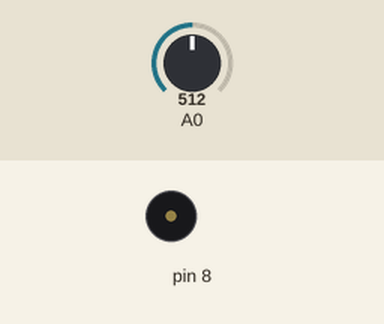
Recording of a sketch running on a simulated Arduino Uno, built with avr-gcc and run on an emulated ATmega328P. Parts: buzzer (waves = sounding). Inputs (shaded band) come from the test bench; at power-on: A0 = 512.

Above: at 0.88 s.
1.3 s: A0 set to 0
At 1.9 s:
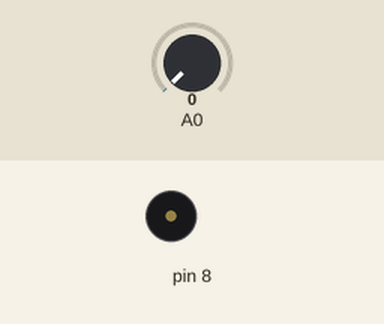
2.9 s: A0 set to 122
At 4.17 s:
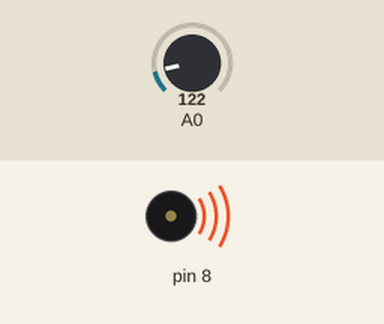
Timing chart, 0 to 11.9 s (numbered marks = the images above; inputs shaded):
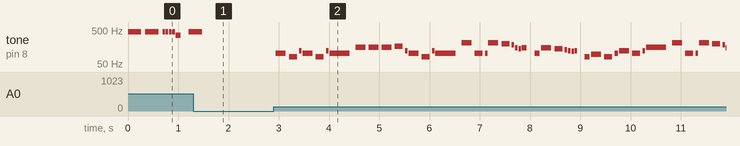

The sketch:

sketch_dec29a.ino
```cpp
#include "pitches.h"
//#include "jingle_bells.h"
//#include "ode_to_joy.h"
#include "imperial_march.h"
//#include "ey_iran.h"

float scale = 0;

void setup() {
  // put your setup code here, to run once:

}

void loop() {
  // put your main code here, to run repeatedly:
  for(int note = 0; note < sizeof(melody)/sizeof(int); note++){
    scale = analogRead(A0)/512.0;
    int note_duration = 800/noteDurations[note];
    tone(8, (int)(melody[note]*scale), note_duration);
    delay((int)(note_duration * 1.3));
  }
}
```

imperial_march.h
```cpp
int melody[] = {

NOTE_A4, NOTE_A4, NOTE_A4, NOTE_A4, NOTE_A4, NOTE_A4, NOTE_F4, 0,
NOTE_A4, NOTE_A4, NOTE_A4, NOTE_A4, NOTE_A4, NOTE_A4, NOTE_F4, 0,
NOTE_A4, NOTE_A4, NOTE_A4, NOTE_F4, NOTE_C5,

NOTE_A4, NOTE_F4, NOTE_C5, NOTE_A4,
NOTE_E5, NOTE_E5, NOTE_E5, NOTE_F5, NOTE_C5,
NOTE_A4, NOTE_F4, NOTE_C5, NOTE_A4,

NOTE_A5, NOTE_A4, NOTE_A4, NOTE_A5, NOTE_GS5, NOTE_G5,
NOTE_DS5, NOTE_D5, NOTE_DS5, 0, NOTE_A4, NOTE_DS5, NOTE_D5, NOTE_CS5,

NOTE_C5, NOTE_B4, NOTE_C5, 0, NOTE_F4, NOTE_GS4, NOTE_F4, NOTE_A4,
NOTE_C5, NOTE_A4, NOTE_C5, NOTE_E5,

NOTE_A5, NOTE_A4, NOTE_A4, NOTE_A5, NOTE_GS5, NOTE_G5,
NOTE_DS5, NOTE_D5, NOTE_DS5, 0, NOTE_A4, NOTE_DS5, NOTE_D5, NOTE_CS5,

NOTE_C5, NOTE_B4, NOTE_C5, 0, NOTE_F4, NOTE_GS4, NOTE_F4, NOTE_A4,
NOTE_A4, NOTE_F4, NOTE_C5, NOTE_A4

};

int noteDurations[] = {
3, 3, 16, 16, 16, 16, 8, 8,
3, 3, 16, 16, 16, 16, 8, 8,
4, 4, 4, 5, 16,

4, 5, 16, 2,
4, 4, 4, 5, 16,
4, 5, 16, 2,

4, 5, 16, 4, 5, 16,
16, 16, 8, 8, 8, 4, 5, 16,

16, 16, 16, 8, 8, 4, 5, 11,
4, 5, 16, 2,

4, 5, 16, 4, 5, 16,
16, 16, 8, 8, 8, 4, 5, 11,

16, 16, 16, 8, 8, 8, 4, 5, 11,
4, 5, 16, 2
};
```

pitches.h
```cpp
#define NOTE_B0  31
#define NOTE_C1  33
#define NOTE_CS1 35
#define NOTE_D1  37
#define NOTE_DS1 39
#define NOTE_E1  41
#define NOTE_F1  44
#define NOTE_FS1 46
#define NOTE_G1  49
#define NOTE_GS1 52
#define NOTE_A1  55
#define NOTE_AS1 58
#define NOTE_B1  62
#define NOTE_C2  65
#define NOTE_CS2 69
#define NOTE_D2  73
#define NOTE_DS2 78
#define NOTE_E2  82
#define NOTE_F2  87
#define NOTE_FS2 93
#define NOTE_G2  98
#define NOTE_GS2 104
#define NOTE_A2  110
#define NOTE_AS2 117
#define NOTE_B2  123
#define NOTE_C3  131
#define NOTE_CS3 139
#define NOTE_D3  147
#define NOTE_DS3 156
#define NOTE_E3  165
#define NOTE_F3  175
#define NOTE_FS3 185
#define NOTE_G3  196
#define NOTE_GS3 208
#define NOTE_A3  220
#define NOTE_AS3 233
#define NOTE_B3  247
#define NOTE_C4  262
#define NOTE_CS4 277
#define NOTE_D4  294
#define NOTE_DS4 311
#define NOTE_E4  330
#define NOTE_F4  349
#define NOTE_FS4 370
#define NOTE_G4  392
#define NOTE_GS4 415
#define NOTE_A4  440
#define NOTE_AS4 466
#define NOTE_B4  494
#define NOTE_C5  523
#define NOTE_CS5 554
#define NOTE_D5  587
#define NOTE_DS5 622
#define NOTE_E5  659
#define NOTE_F5  698
#define NOTE_FS5 740
#define NOTE_G5  784
#define NOTE_GS5 831
#define NOTE_A5  880
#define NOTE_AS5 932
#define NOTE_B5  988
#define NOTE_C6  1047
#define NOTE_CS6 1109
#define NOTE_D6  1175
#define NOTE_DS6 1245
#define NOTE_E6  1319
#define NOTE_F6  1397
#define NOTE_FS6 1480
#define NOTE_G6  1568
#define NOTE_GS6 1661
#define NOTE_A6  1760
#define NOTE_AS6 1865
#define NOTE_B6  1976
#define NOTE_C7  2093
#define NOTE_CS7 2217
#define NOTE_D7  2349
#define NOTE_DS7 2489
#define NOTE_E7  2637
#define NOTE_F7  2794
#define NOTE_FS7 2960
#define NOTE_G7  3136
#define NOTE_GS7 3322
#define NOTE_A7  3520
#define NOTE_AS7 3729
#define NOTE_B7  3951
#define NOTE_C8  4186
#define NOTE_CS8 4435
#define NOTE_D8  4699
#define NOTE_DS8 4978
```

Measured:
- after the input at 1.3 s, tone on pin 8: goes on until 1.5 s, then stays silent
- after the input at 2.9 s, tone on pin 8: plays 104 Hz for 0.20 s, 83 Hz for 0.16 s, 124 Hz for 0.05 s, 104 Hz for 0.20 s, 83 Hz for 0.16 s, 124 Hz for 0.05 s … (47 notes in this stretch), starting at once
- by itself, tone on pin 8: plays 440 Hz for 0.27 s, 440 Hz for 0.27 s, 440 Hz for 0.05 s, 440 Hz for 0.05 s, 440 Hz for 0.05 s, 440 Hz for 0.05 s … (8 notes in this stretch)
